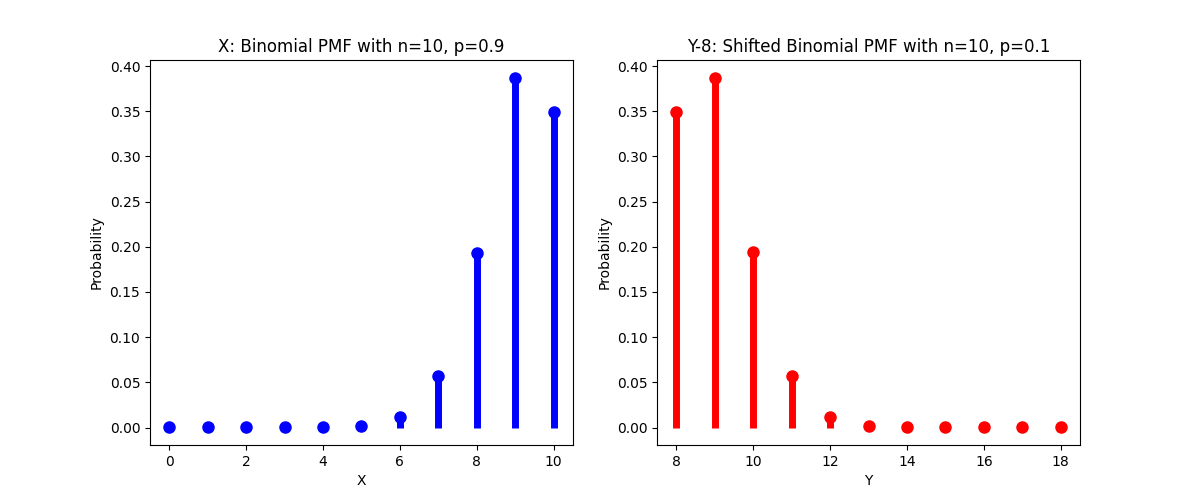

The script that saved this image:
import numpy as np
import matplotlib.pyplot as plt
from scipy.stats import binom

# 设置参数
n = 10
p1 = 0.9
p2 = 0.1
shift = 8

# 计算概率质量函数
x = np.arange(0, n+1)
pmf1 = binom.pmf(x, n, p1)
pmf2 = binom.pmf(x, n, p2)

# 创建子图
fig, (ax1, ax2) = plt.subplots(1, 2, figsize=(12, 5))

# 绘制X的PMF
ax1.vlines(x, 0, pmf1, colors='b', lw=5)
ax1.plot(x, pmf1, 'bo', ms=8)
ax1.set_xlabel('X')
ax1.set_ylabel('Probability')
ax1.set_title('X: Binomial PMF with n=10, p=0.9')

# 绘制Y-8的PMF
ax2.vlines(x + shift, 0, pmf2, colors='r', lw=5)
ax2.plot(x + shift, pmf2, 'ro', ms=8)
ax2.set_xlabel('Y')
ax2.set_ylabel('Probability')
ax2.set_title('Y-8: Shifted Binomial PMF with n=10, p=0.1')

# 显示图形
plt.savefig('1.png')
plt.show()
